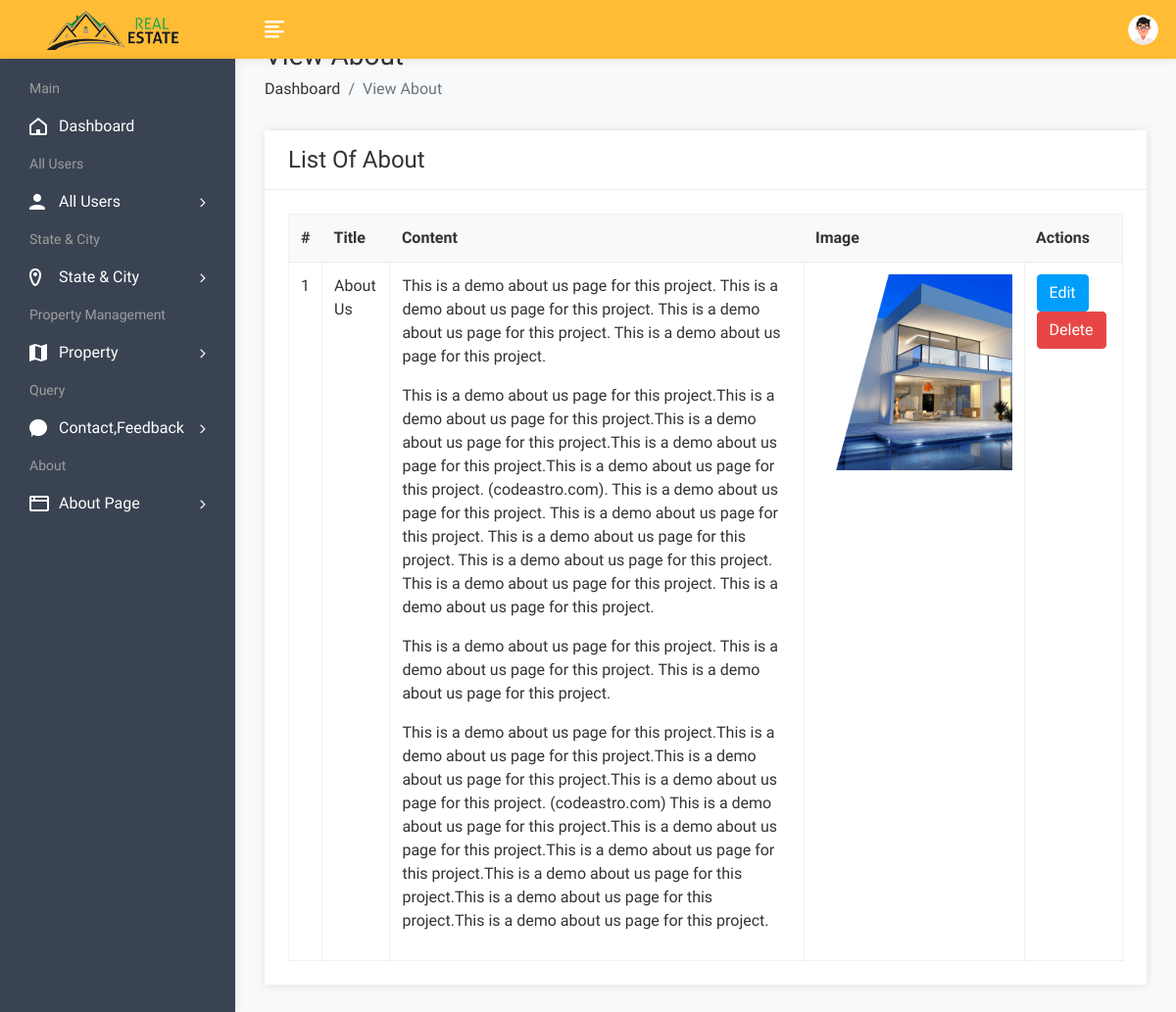
Before: /admin/aboutview.php (signed in) with the older database file.
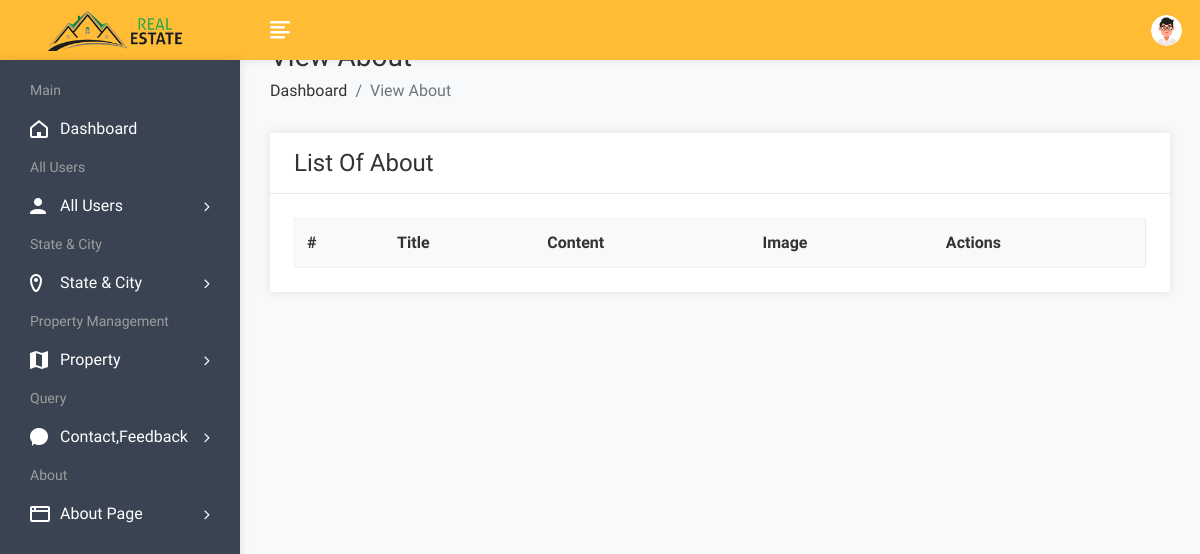
After: the same page with the newer database file.
### tables this page shows
CREATE TABLE `about` (
  `id` int(10) NOT NULL,
  `title` varchar(100) NOT NULL,
  `content` longtext NOT NULL,
  `image` varchar(300) NOT NULL
);

### admin/aboutview.php (the view, shortened to what this page needs)
<!DOCTYPE html>
<html lang="en">
<head>
        <link rel="stylesheet" href="assets/css/bootstrap.min.css">
        <link rel="stylesheet" href="assets/css/font-awesome.min.css">
        <link rel="stylesheet" href="assets/css/feathericon.min.css">
        <link rel="stylesheet" href="assets/css/style.css">
    </head>
    <body>
				<?php include("header.php"); ?>
            <div class="page-wrapper">
                <div class="content container-fluid">
					<div class="page-header">
						<div class="row">
							<div class="col">
								<h3 class="page-title">View About</h3>
								<ul class="breadcrumb">
									<li class="breadcrumb-item"><a href="dashboard.php">Dashboard</a></li>
									<li class="breadcrumb-item active">View About</li>
								</ul>
							</div>
						</div>
					</div>
					<div class="row">
						<div class="col-sm-12">
							<div class="card">
								<div class="card-header">
									<h4 class="card-title">List Of About</h4>
								</div>
								<div class="card-body">
									<div class="table-responsive">
										<table class="table table-stripped table-bordered table-hover">
											<thead>
												<tr>
													<th>#</th>
													<th>Title</th>
													<th>Content</th>
													<th>Image</th>
													<th>Actions</th>
												</tr>
											</thead>
											<?php
													$query=mysqli_query($con,"select * from about");
													$cnt=1;
													while($row=mysqli_fetch_row($query))
														{
											?>
											<tbody>
												<tr>
													<td><?php echo $cnt; ?></td>
													<td><?php echo $row['1']; ?></td>
													<td><?php echo $row['2']; ?></td>
													<td><img src="upload/<?php echo $row['3']; ?>" height="200px" width="200px"></td>
													<td><a href="aboutedit.php?id=<?php echo $row['0']; ?>"><button class="btn btn-info">Edit</button></a>
													<a href="aboutdelete.php?id=<?php echo $row['0']; ?>"><button class="btn btn-danger">Delete</button></a></td>
												</tr>
											</tbody>
												<?php
												$cnt=$cnt+1;
												}
												?>
										</table>
									</div>
								</div>
							</div>
						</div>
					</div>
				</div>
			</div>
    </body>
</html>

Changed rows visible on the page:
removed about: title "About Us", content "This is a demo about us page for this project. This is a demo about us page for this project. This is a demo about us page for this project. This is a demo about us page for this project. This is a demo about us page for this project.This is a demo about us page for this project.This is a demo about us page for this project.This is a demo about us page for this project.This is a demo about us page for this project. (codeastro.com). This is a demo about us page for this project. This is a demo about us page for this project. This is a demo about us page for this project. This is a demo about us page for this project. This is a demo about us page for this project. This is a demo about us page…", image (picture)
